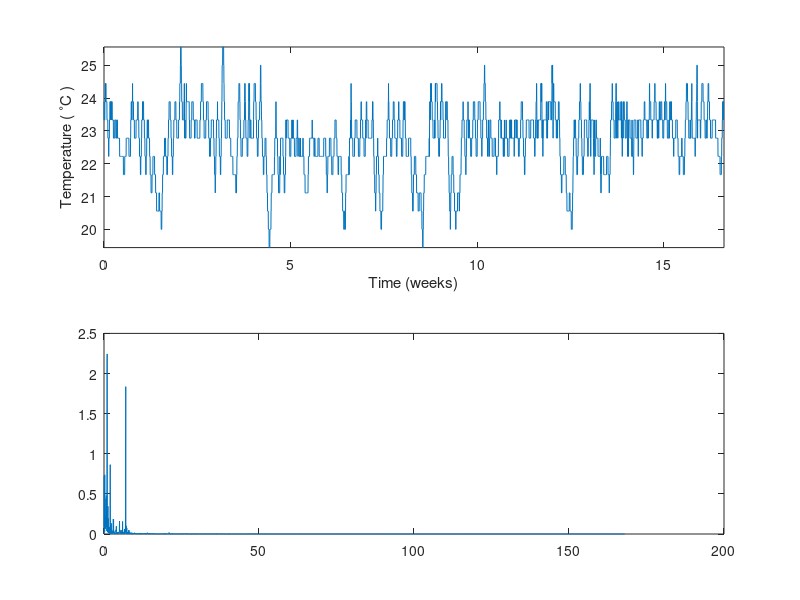

Reproduce this figure in MATLAB. (Note: this script raises an error after producing the figure.)
%% 使用频率分析求周期性
% 通常很难通过观察时间测量值来表征数据中的振荡行为。频谱分析有助于确定信号是否为周期性信号并测量不同周期。
% 办公楼内的温度计每半小时测量一次室内温度，持续四个月。加载数据并对其绘图。将温度转换为摄氏度。
% 测量时间以周为单位。因此，采样率为 2 次测量/小时 × 24 小时/天 × 7 天/周 = 336 次测量/周
load("officetemp.mat")

tempC = (temp - 32)*5/9;    % 温度转化

fs = 2*24*7;
t = (0:length(tempC) - 1)/fs;%  归一化，统一转化成以周为计数单位

subplot(2,1,1)
plot(t,tempC)
xlabel('Time (weeks)')
ylabel('Temperature ( {}^\circC )')
axis tight

% 温度似乎确实有震荡特性，但周期的长度并不容易确定。此时，看看信号的频率成分。
% 减去均值以重点关注温度波动。计算并绘制周期图。
tempnorm = tempC - mean(tempC);

[pxx,f] = periodogram(tempnorm,[],[],fs);   % pxx代表返回周期图功率谱密度的估计，f代表每单位时间的周期

subplot(2,1,2)
plot(f,pxx)
ax = gca;
ax.XLim = [0 10];
xlabel('Frequency (cycles/week)')
ylabel('Magnitude')
%% 使用自相关求周期性
load officetemp

tempC = (temp-32)*5/9;

tempnorm = tempC-mean(tempC);

fs = 2*24;
t = (0:length(tempnorm) - 1)/fs;    % 归一化，统一转化成以天为计数单位

subplot(2,1,1)
plot(t,tempnorm)
xlabel('Time (days)')
ylabel('Temperature ( {}^\circC )')
axis tight

% 温度似乎确实有震荡特性，但周期的长度并不容易确定。
% 计算温度的自相关性（时滞为零时该值为 1）。将正时滞和负时滞限制为三周。请注意信号的双周期性。
[autocor,lags] = xcorr(tempnorm,3*7*fs,'coeff');

subplot(2,1,2)
plot(lags/fs,autocor)
hold on
xlabel('Lag (days)')
ylabel('Autocorrelation')
axis([-21 21 -0.4 1.1])



% 通过找到峰值位置并确定它们之间的平均时间差来确定短周期和长周期。
% 要找到长周期，请将 findpeaks 限制为只寻找间隔时间超过短周期且最小高度为 0.3 的峰值。
[pksh,lcsh] = findpeaks(autocor);
short = mean(diff(lcsh))/fs

[pklg,lclg] = findpeaks(autocor, ...
    'MinPeakDistance',ceil(short)*fs,'MinPeakheight',0.3);
long = mean(diff(lclg))/fs

pks = plot(lags(lcsh)/fs,pksh,'or', ...
    lags(lclg)/fs,pklg+0.05,'vk');
hold off
legend(pks,[repmat('Period: ',[2 1]) num2str([short;long],0)])
axis([-21 21 -0.4 1.1])
